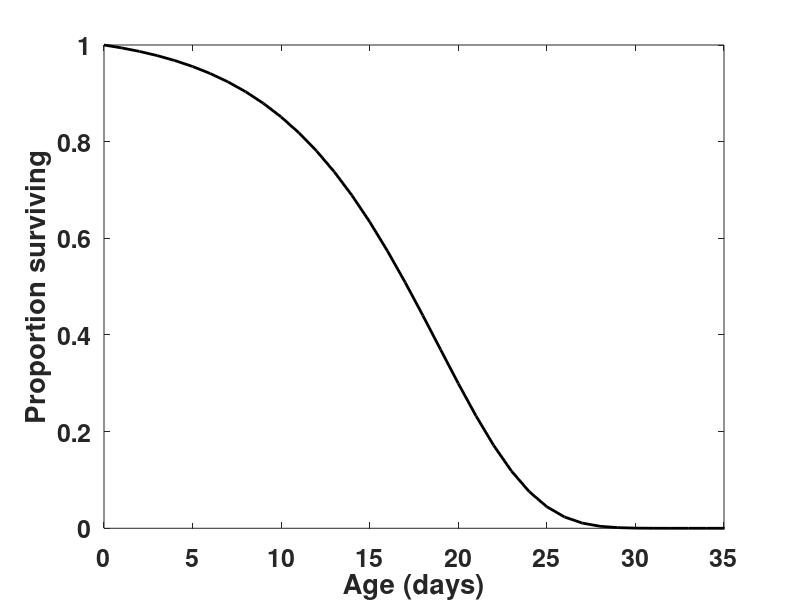

The MATLAB script that drew this image:
%% PlotGompertzSurvival.m

%%
clear all
close all
%% COMPUTATION FOR EXTENDED DATA FIGURE 2B

lambda = 0.0055;
b = 0.1868;
x = 0:37;
cdf = exp(lambda/b*(1-exp(b*x)));
morta = (cdf(1:end-1)-cdf(2:end))./cdf(1:end-1);

%% EXTENDED DATA FIGURE 2B

xatq(1) = 1;
for j=1:37
    xatq(j+1) = xatq(j)*(1-morta(j));
end

figure()
plot(0:37,xatq,'k','linewidth',2)
set(gca,'fontsize',18,'fontweight','bold')
xlabel('Age (days)')
ylabel('Proportion surviving')
xlim([0 35])